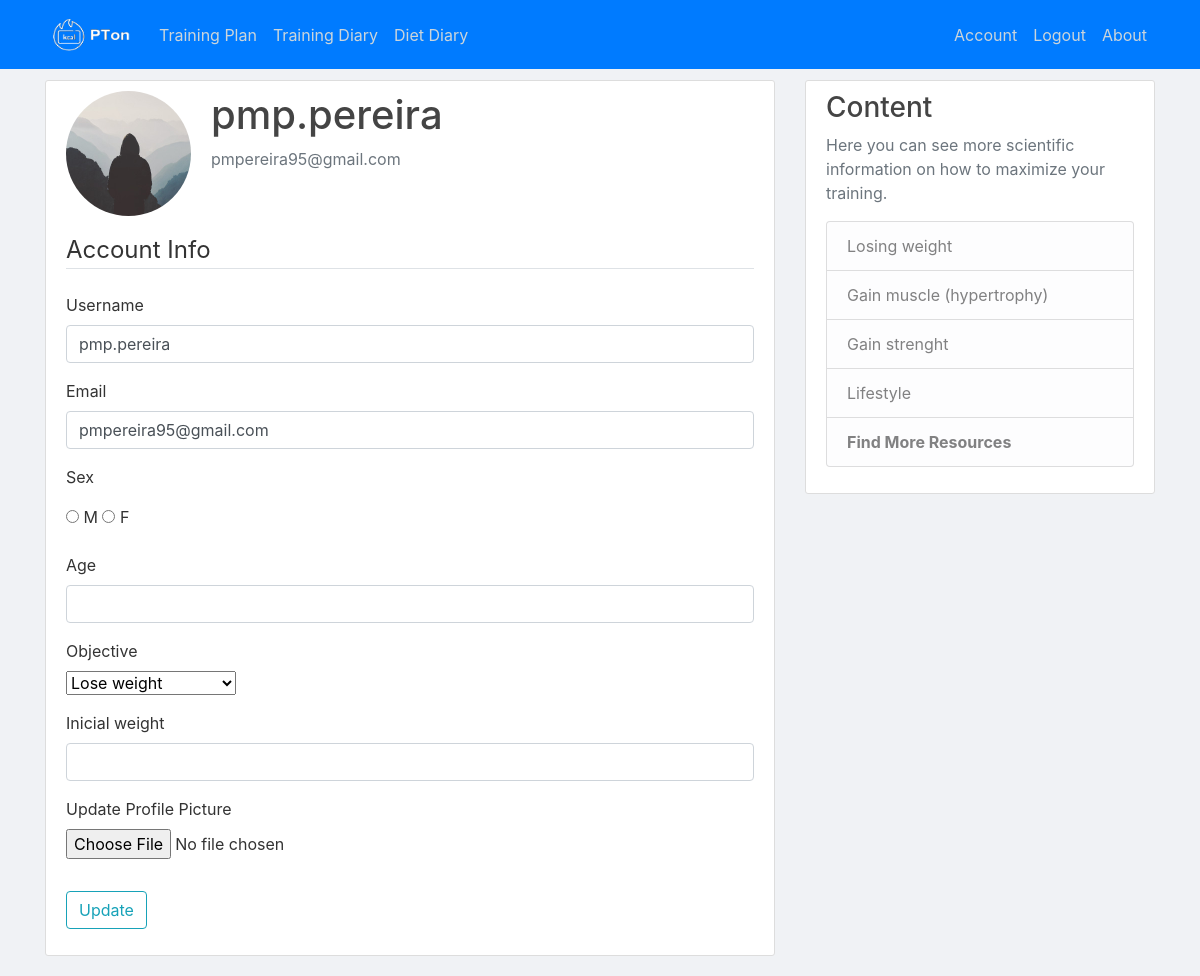
Page /account (signed in) on the committed database.
### flaskblog/models.py (models this page shows, shortened)
class User(db.Model, UserMixin):
    id = db.Column(db.Integer, primary_key=True)
    username = db.Column(db.String(20), unique=True, nullable=False)
    email = db.Column(db.String(120), unique=True, nullable=False)
    image_file = db.Column(db.String(20), nullable=False, default='default.jpg')
    password = db.Column(db.String(60), nullable=False)
    training_plan = db.Column(db.String(60))
    sex = db.Column(db.String(1))
    age = db.Column(db.Integer)
    objective = db.Column(db.String(25))
    inicial_weight = db.Column(db.Integer)
    exercises = db.relationship('Exercise', backref='client', lazy=True)
    diets = db.relationship('Diet', backref='client_diet', lazy=True)

### flaskblog/routes.py (the view)
@app.route('/account', methods = ['GET', 'POST'])
@login_required
def account():
    form = UpdateAccountForm()
    if form.validate_on_submit(): #updates email and username if wanted
        if form.picture.data:
            picture_file = save_picture(form.picture.data)
            current_user.image_file = picture_file
        current_user.username = form.username.data
        current_user.email = form.email.data
        current_user.sex = form.sex.data
        current_user.age = form.age.data
        current_user.objective = form.objective.data
        current_user.inicial_weight = form.inicial_weight.data
        db.session.commit()
        flash('Your account has been updated!','success')
        return redirect(url_for('account'))
    elif request.method == 'GET': #to see the current values of the post on the update page
        form.username.data = current_user.username
        form.email.data = current_user.email
        form.sex.data = current_user.sex
        form.age.data = current_user.age
        form.objective.data = current_user.objective
        form.inicial_weight.data = current_user.inicial_weight
    image_file = url_for('static', filename = 'profile_pics/' + current_user.image_file)
    return render_template('account.html', title='Account', image_file=image_file, form = form)

### flaskblog/forms.py (shortened to what this page needs)
class UpdateAccountForm(FlaskForm):
    username = StringField('Username', validators=[DataRequired(), Length(min=2, max=20)])
    email = StringField('Email', validators=[DataRequired(), Email()])
    picture = FileField('Update Profile Picture', validators = [FileAllowed(['jpg','png'])])
    submit = SubmitField('Update')
    sex = RadioField('Sex', choices=[('value','M'),('value_two','F')])
    age = IntegerField('Age')
    objective = SelectField('Objective', choices=[('value_1','Lose weight'),('value_2','Gain muscle'),('value_3','Increase resistance'), ('value_4','Improve health')])
    inicial_weight = IntegerField('Inicial weight')

### flaskblog/models.py (called while the page is built)
@login_manager.user_loader
def load_user(user_id):
    return User.query.get(int(user_id))

### flaskblog/templates/account.html (shortened to what this page needs)
{% extends "layout.html" %}
{% block content %}
    <div class="content-section">
      <div class="media">
        <img class="rounded-circle account-img" src="{{ image_file }}">
        <div class="media-body">
          <h2 class="account-heading">{{ current_user.username }}</h2>
          <p class="text-secondary">{{ current_user.email }}</p>
        </div>
      </div>
        <form method="POST" action="" enctype="multipart/form-data">
            <fieldset class="form-group">
                <legend class="border-bottom mb-4">Account Info</legend>
                <div class="form-group">
                    {{ form.username.label(class="form-control-label") }}
                    {% if form.username.errors %}
                        {{ form.username(class="form-control form-control-lg is-invalid") }}
                        <div class="invalid-feedback">
                            {% for error in form.username.errors %}
                                <span>{{ error }}</span>
                            {% endfor %}
                        </div>
                    {% else %}
                        {{ form.username(class="form-control form-control") }}
                    {% endif %}
                </div>
                <div class="form-group">
                    {{ form.email.label(class="form-control-label") }}
                    {% if form.email.errors %}
                        {{ form.email(class="form-control form-control-lg is-invalid") }}
                        <div class="invalid-feedback">
                            {% for error in form.email.errors %}
                                <span>{{ error }}</span>
                            {% endfor %}
                        </div>
                    {% else %}
                        {{ form.email(class="form-control form-control") }}
                    {% endif %}
                </div>
                <div class="form-group">
                    {{ form.sex.label(class="form-control-label") }}
                    {% if form.sex.errors %}
                        {{ form.sex(class="form-control form-control-lg is-invalid") }}
                        <div class="invalid-feedback">
                            {% for error in form.sex.errors %}
                                <span>{{ error }}</span>
                            {% endfor %}
                        </div>
                    {% else %}
                      {% for subfield in form.sex %}
                      <tr>
                        <td>{{ subfield }}</td>
                        <td>{{ subfield.label }}</td>
                      </tr>
                      {% endfor %}
                    {% endif %}
                </div>
                <div class="form-group">
                    {{ form.age.label(class="form-control-label") }}
                    {% if form.age.errors %}
                        {{ form.age(class="form-control form-control-lg is-invalid") }}
                        <div class="invalid-feedback">
                            {% for error in form.age.errors %}
                                <span>{{ error }}</span>
                            {% endfor %}
                        </div>
                    {% else %}
                        {{ form.age(class="form-control form-control") }}
                    {% endif %}
                </div>
                <div class="form-group">
                    {{ form.objective.label(class="form-control-label") }}
                    {% if form.objective.errors %}
                        {{ form.objective(class="form-control form-control-lg is-invalid") }}
                        <div class="invalid-feedback">
                            {% for error in form.objective.errors %}
                                <span>{{ error }}</span>
                            {% endfor %}
                        </div>
                    {% else %}
                      <br>{{ form.objective }}<br>
                    {% endif %}
                </div>
                <div class="form-group">
                    {{ form.inicial_weight.label(class="form-control-label") }}
                    {% if form.inicial_weight.errors %}
                        {{ form.inicial_weight(class="form-control form-control-lg is-invalid") }}
                        <div class="invalid-feedback">
                            {% for error in form.inicial_weight.errors %}
                                <span>{{ error }}</span>
                            {% endfor %}
                        </div>
                    {% else %}
                        {{ form.inicial_weight(class="form-control form-control") }}
                    {% endif %}
                </div>
                <div class="form-group">
                    {{ form.picture.label() }}
                    {{ form.picture(class="form-control-file") }}
                </div>
            </fieldset>
            <div class="form-group">
                {{ form.submit(class="btn btn-outline-info") }}
            </div>
        </form>
    </div>
{% endblock content %}

### flaskblog/templates/layout.html (shortened to what this page needs)
<!DOCTYPE html>
<html>
<head>
    <link rel="stylesheet" href="https://maxcdn.bootstrapcdn.com/bootstrap/4.0.0/css/bootstrap.min.css">
    <link rel="stylesheet" type="text/css" href="{{ url_for('static', filename='main.css') }}">
</head>
<body>
    <header class="site-header">
      <nav class="navbar navbar-expand-md navbar-dark bg-primary fixed-top">
        <div class="container">
          <a class="navbar-brand" href="/">
            <img src="{{ url_for('static', filename='images/'  'logo2.png') }}" width="90" height="43" alt="">
          </a>
          <div class="collapse navbar-collapse" id="navbarToggle">
            <div class="navbar-nav mr-auto">
              {% if current_user.is_authenticated %}
              <a class="nav-item nav-link" href="{{ url_for('current_plan') }}">Training Plan</a>
                <a class="nav-item nav-link" href="{{ url_for('training_diary') }}">Training Diary</a>
                <a class="nav-item nav-link" href="{{ url_for('diet_diary') }}">Diet Diary</a>
              {% endif %}
            </div>
            <div class="navbar-nav">
              {% if current_user.is_authenticated %}
                <a class="nav-item nav-link" href="{{ url_for('account') }}">Account</a>
                <a class="nav-item nav-link" href="{{ url_for('logout') }}">Logout</a>
              {% else %}
                <a class="nav-item nav-link" href="{{ url_for('login') }}">Login</a>
                <a class="nav-item nav-link" href="{{ url_for('register') }}">Register</a>
              {% endif %}
              <a class="nav-item nav-link" href="{{ url_for('about') }}">About</a>
            </div>
          </div>
        </div>
      </nav>
    </header>
    <main role="main" class="container">
      <div class="row">
        <div class="col-md-8">
          {% block content %}{% endblock %}
        </div>
        <div class="col-md-4">
          <div class="content-section">
            <h3>Content</h3>
            <p class='text-muted'>Here you can see more scientific information on how to maximize your training.
              <ul class="list-group">
                <li class="list-group-item list-group-item-light">Losing weight</li>
                <li class="list-group-item list-group-item-light">Gain muscle (hypertrophy)</li>
                <li class="list-group-item list-group-item-light">Gain strenght</li>
                <li class="list-group-item list-group-item-light">Lifestyle</li>
                <li class="list-group-item list-group-item-light font-weight-bold">Find More Resources</li>
              </ul>
            </p>
          </div>
        </div>
      </div>
    </main>
</body>
</html>

### flaskblog/static/main.css (style rules this page uses)
body { background: #fafafa; color: #333333; margin-top: 5rem; }
h1, h2, h3, h4, h5, h6 { color: #444444; }
.bg-primary { background-color: #5f788a; }
.site-header .navbar-nav .nav-link { color: #cbd5db; }
.content-section { background: #ffffff; padding: 10px 20px; border: 1px solid #dddddd; border-radius: 3px; margin-bottom: 20px; }
.account-img { height: 125px; width: 125px; margin-right: 20px; margin-bottom: 16px; }
.account-heading { font-size: 2.5rem; }

### flaskblog/templates/layout.html (style rules this page uses)
body { background-color: #f0f2f5; }

### rows in the picture
User: username "pmp.pereira", email "pmpereira95@gmail.com", objective "Lose weight"

### other values in the picture
{{ subfield.label }} "M" "F"
